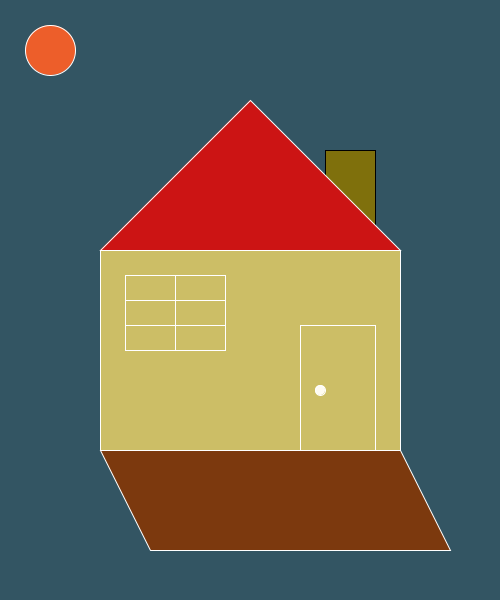
Frame 1 (no input)
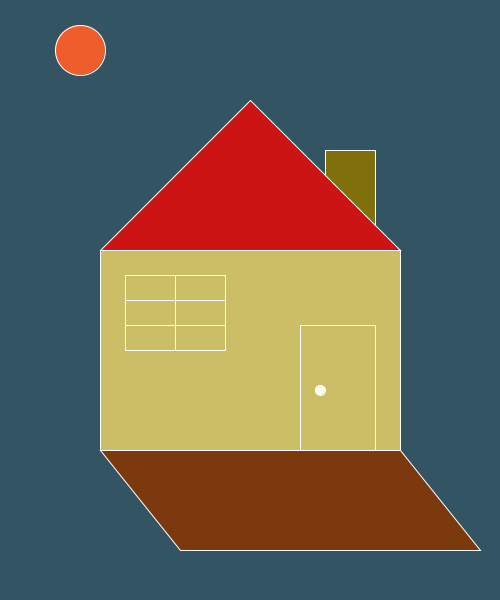
Frame 60 (the mouse pressed at the canvas centre just before this capture)
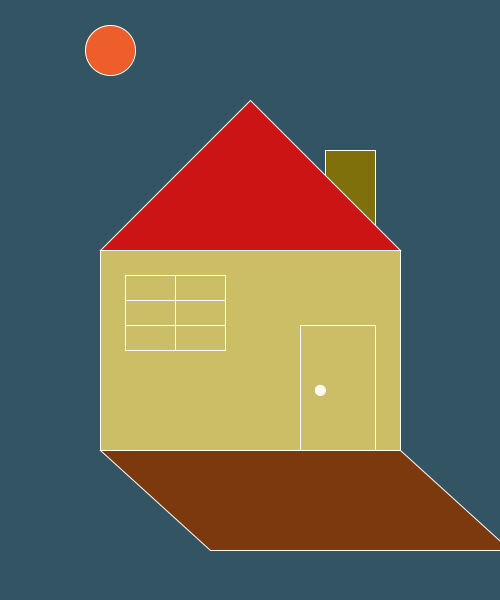
Frame 120 (the mouse held since frame 60 and released just before this capture)

The Processing sketch that drew these frames (run headless with seeded random() and noise(); from frame 60 on, the mouse is pressed at the canvas centre):

// Processing sketch: week2
// ── week2.pde

//int x, y, w, h;
int r, g, b;
float s, u; //suun
float d, o, w; //shadow

void setup(){
  size(500,600);
  colorMode(HSB,360,100,100);

  //x = 500;
  //y = 100;
  //w = 100;
  //h = 200;
  
  s = 50;
  u = 50;
  
  d = 150; //left x
  o = 450; //right x
  w = 550; //y
  
  
}

void draw(){
  background(197,48,39);
  r = floor (random(256));
  g = floor (random(256));
  b = floor (random(256));
  
  d = d+0.5;
  o = o+0.5;
  s = s+0.5;

  //x += 1;
  //x %= 1000;
  
  //chimney
  fill(52,90,50);
  //quad(x+300.0/500*w,y+50.0/500*h,x+300.0/500*w,y+25.0/500*h,x+375.0/500*w,y+25.0/500*h,x+375.0/500.0*w,y+125.0/500*h);
    quad(325,150,325,200,375,250,375,150);
    
 // roof
  stroke(20,0,100);
  fill(0,90,80);
  //triangle(x+w/2,y,x,y+h/2,x+w,y+h/2);
    triangle(width/2,100,100,250,400,250);

  //body
  fill(52,50,80);
  rectMode(CORNERS);
  //rect(x,y+h/2,x+w,y+h);
    rect(100,250,400,450);

  
  //door
  stroke(0,0,100);
  rectMode(CORNERS);
  //rect(x+3.0/5*w,y+3.5/5*h,x+425.0/500*w,y+h);
    rect(300,325,375,450);

  
  
  //windows
  stroke(0,0,100);
  //line(x+100.0/500*w,y+300.0/500*h,x+100.0/500*w,y+450.0/500*h);
  //line(x+100.0/500*w,y+300.0/500*h,x+200.0/500*w,y+300.0/500*h);
  //line(x+200.0/500*w,y+450.0/500*h,x+200.0/500*w,y+300.0/500*h);
  //line(x+200.0/500*w,y+450.0/500*h,x+100.0/500*w,y+450.0/500*h);
    rect(125,275,225,350);
  
  //line(x+150.0/500*w,y+300.0/500*h,x+150.0/500*w,y+450.0/500*h);
  //line(x+100.0/500*w,y+350.0/500*h,x+200.0/500*w,y+350.0/500*h);
  //line(x+100.0/500*w,y+400.0/500*h,x+200.0/500*w,y+400.0/500*h);
    line(175,275,175,350);
    line(125,300,225,300);
    line(125,325,225,325);

  //doorknob
  fill(50,5,100);
  //ellipse(x+320.0/500*w,y+420.0/500*h,20.0/500*w,20.0/500*w);
  //ellipse(x+320.0/500*w,y+420.0/500*h,15.0/500*w,15.0/500*w);
    ellipse(320,390,10,10);
    
  //sun
  fill(16,82,93);
  ellipse(s,u,50,50);
  
  //shadow
  fill(23,88,49);
  quad(100,450,400,450,o,w,d,w);
}
